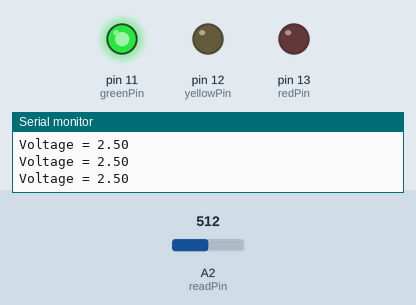
The sketch below on a simulated Arduino Uno, built with avr-gcc and run on an emulated ATmega328P. Parts: output pins drawn as LEDs (lit = HIGH), the last lines printed to the serial monitor. The test bench sets the inputs (shaded band); at power-on: A2 (readPin) = 512.

Above: at 1.2 s.
1.3 s: A2 (readPin) set to 596
2.9 s: A2 (readPin) set to 626
At 4.4 s:
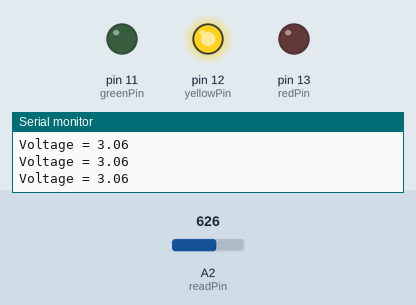
4.7 s: A2 (readPin) set to 809
6.2 s: A2 (readPin) set to 830
At 7.7 s:
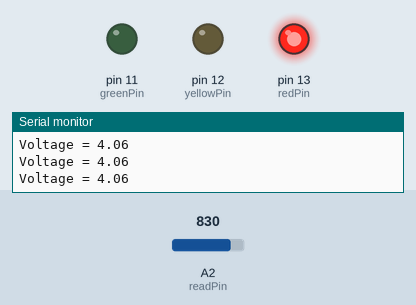
8.0 s: A2 (readPin) set to 716
At 8.8 s:
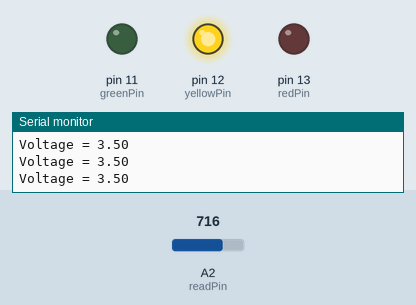
9.7 s: A2 (readPin) set to 900
At 10.9 s:
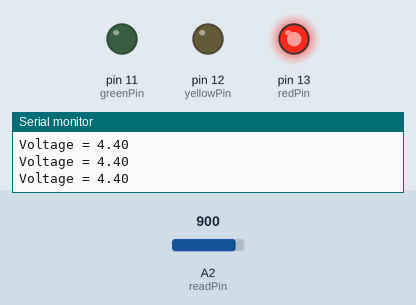
Timing chart, 0 to 12.5 s (numbered marks = the images above; inputs shaded):
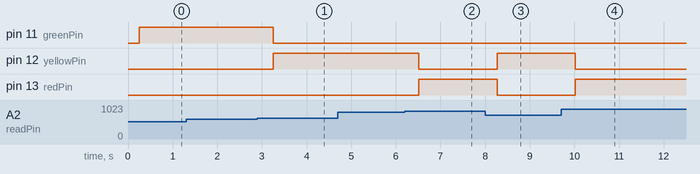

The sketch:

Zones.ino
```cpp
int redPin=13;
int yellowPin=12;
int greenPin=11;
int readPin=A2;
float readVal;
void setup() {
  // put your setup code here, to run once:
  pinMode(redPin,OUTPUT);
  pinMode(yellowPin,OUTPUT);
  pinMode(greenPin,OUTPUT);
  pinMode(readPin,INPUT);
  Serial.begin(9600);
}

void loop() {
  // put your main code here, to run repeatedly:
  readVal = analogRead(readPin) * (5./1023.);
  Serial.print("Voltage = ");
  Serial.println(readVal);
  delay(250);
  if (readVal <= 3.){
    digitalWrite(redPin,LOW);
    digitalWrite(yellowPin,LOW);
    digitalWrite(greenPin,HIGH);
  }
  else if (readVal>3 && readVal<4){
    digitalWrite(redPin,LOW);
    digitalWrite(yellowPin,HIGH);
    digitalWrite(greenPin,LOW);
  }
  else {
    digitalWrite(redPin,HIGH);
    digitalWrite(yellowPin,LOW);
    digitalWrite(greenPin,LOW);
  }
}
```

Measured:
- the behaviour switches between 613 and 614 on A2 (readPin) (found by bisection; images 0 and 1)
- the behaviour switches between 818 and 819 on A2 (readPin) (found by bisection; images 1 and 2)
- after the input at 2.9 s, pin 11 (greenPin): HIGH → LOW after 0.36 s; pin 12 (yellowPin): LOW → HIGH after 0.36 s
- after the input at 6.2 s, pin 12 (yellowPin): HIGH → LOW after 0.32 s; pin 13 (redPin): LOW → HIGH after 0.32 s
- after the input at 8.0 s, pin 12 (yellowPin): LOW → HIGH after 0.27 s; pin 13 (redPin): HIGH → LOW after 0.27 s
- after the input at 9.7 s, pin 12 (yellowPin): HIGH → LOW after 0.32 s; pin 13 (redPin): LOW → HIGH after 0.32 s
